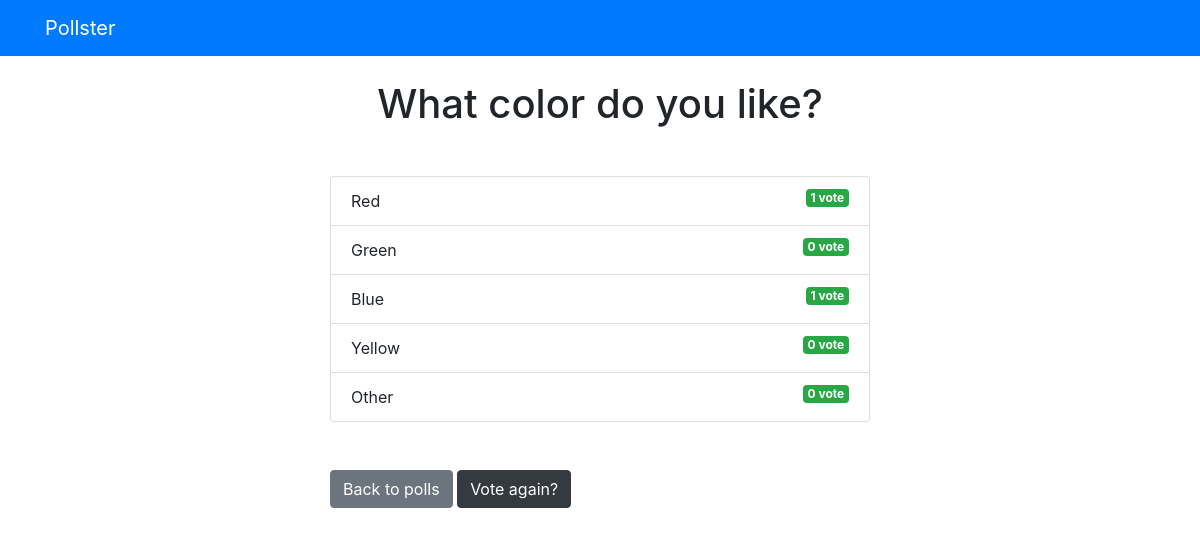
/results/3/, run on the app's committed database.
### polls/models.py (models this page shows, shortened)
class Question(models.Model):
    question_text = models.CharField(max_length=200)
    pub_date = models.DateTimeField('date published')

class Choice(models.Model):
    question = models.ForeignKey(Question, on_delete=models.CASCADE)
    choice_text = models.CharField(max_length=200)
    votes = models.IntegerField(default=0)

### polls/views.py (the view)
# urls.py: path('results/<int:pk>/', ResultsView.as_view(), name='results'),
class ResultsView(DetailView):
    model = Question
    template_name = 'polls/results.html'

### templates/polls/results.html (shortened to what this page needs)
{% extends 'base.html' %}
{% block content%}
<h1 class="mb-5 text-center">{{ object.question_text}}</h1>
    <ul class="list-group mb-5">
    {% for obj in object.choice_set.all %}
        <li class="list-group-item">
            {{obj.choice_text}} <span class="badge badge-success float-right">{{ obj.votes}} vote{{choice.votes|pluralize}}</span>
        </li>
    {% endfor %}
    </ul>
<a class="btn btn-secondary" href="{% url 'polls:index' %}">Back to polls</a>
<a class="btn btn-dark" href="{% url 'polls:detail' object.id %}">Vote again?</a>
{% endblock %}

### data on the page
Question: question_text "What color do you like?"
Choice: choice_text "Red", votes "1"
Choice: choice_text "Green", votes "0"
Choice: choice_text "Blue", votes "1"
Choice: choice_text "Yellow", votes "0"
Choice: choice_text "Other", votes "0"
